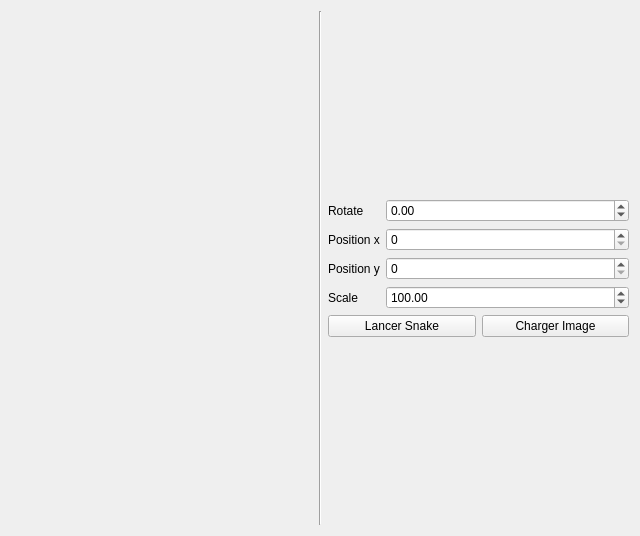
<?xml version="1.0" encoding="UTF-8"?>
<ui version="4.0">
 <class>Form</class>
 <widget class="QWidget" name="Form">
  <property name="geometry">
   <rect>
    <x>0</x>
    <y>0</y>
    <width>640</width>
    <height>536</height>
   </rect>
  </property>
  <property name="windowTitle">
   <string>Form</string>
  </property>
  <layout class="QHBoxLayout" name="horizontalLayout">
   <item>
    <widget class="QWidget" name="graphicWidget" native="true"/>
   </item>
   <item>
    <widget class="Line" name="line">
     <property name="orientation">
      <enum>Qt::Vertical</enum>
     </property>
    </widget>
   </item>
   <item>
    <layout class="QVBoxLayout" name="verticalLayout">
     <item>
      <spacer name="verticalSpacer_2">
       <property name="orientation">
        <enum>Qt::Vertical</enum>
       </property>
       <property name="sizeHint" stdset="0">
        <size>
         <width>20</width>
         <height>40</height>
        </size>
       </property>
      </spacer>
     </item>
     <item>
      <layout class="QFormLayout" name="formLayout">
       <property name="fieldGrowthPolicy">
        <enum>QFormLayout::AllNonFixedFieldsGrow</enum>
       </property>
       <item row="0" column="0">
        <widget class="QLabel" name="label">
         <property name="text">
          <string>Rotate</string>
         </property>
        </widget>
       </item>
       <item row="0" column="1">
        <widget class="QDoubleSpinBox" name="angleSpinBox">
         <property name="buttonSymbols">
          <enum>QAbstractSpinBox::UpDownArrows</enum>
         </property>
         <property name="accelerated">
          <bool>true</bool>
         </property>
         <property name="minimum">
          <double>-180.000000000000000</double>
         </property>
         <property name="maximum">
          <double>180.000000000000000</double>
         </property>
         <property name="singleStep">
          <double>0.010000000000000</double>
         </property>
        </widget>
       </item>
       <item row="1" column="0">
        <widget class="QLabel" name="label_2">
         <property name="text">
          <string>Position x</string>
         </property>
        </widget>
       </item>
       <item row="1" column="1">
        <widget class="QSpinBox" name="posXSpinBox">
         <property name="maximum">
          <number>2400</number>
         </property>
        </widget>
       </item>
       <item row="2" column="0">
        <widget class="QLabel" name="label_3">
         <property name="text">
          <string>Position y</string>
         </property>
        </widget>
       </item>
       <item row="2" column="1">
        <widget class="QSpinBox" name="posYSpinBox">
         <property name="maximum">
          <number>2400</number>
         </property>
        </widget>
       </item>
       <item row="3" column="0">
        <widget class="QLabel" name="label_4">
         <property name="text">
          <string>Scale</string>
         </property>
        </widget>
       </item>
       <item row="3" column="1">
        <widget class="QDoubleSpinBox" name="scaleSpinBox">
         <property name="minimum">
          <double>1.000000000000000</double>
         </property>
         <property name="maximum">
          <double>200.000000000000000</double>
         </property>
         <property name="value">
          <double>100.000000000000000</double>
         </property>
        </widget>
       </item>
      </layout>
     </item>
     <item>
      <layout class="QHBoxLayout" name="horizontalLayout_2">
       <item>
        <widget class="QPushButton" name="StartButton">
         <property name="text">
          <string>Lancer Snake</string>
         </property>
        </widget>
       </item>
       <item>
        <widget class="QPushButton" name="OpenButton">
         <property name="text">
          <string>Charger Image</string>
         </property>
        </widget>
       </item>
      </layout>
     </item>
     <item>
      <spacer name="verticalSpacer">
       <property name="orientation">
        <enum>Qt::Vertical</enum>
       </property>
       <property name="sizeHint" stdset="0">
        <size>
         <width>20</width>
         <height>40</height>
        </size>
       </property>
      </spacer>
     </item>
    </layout>
   </item>
  </layout>
 </widget>
 <resources/>
 <connections/>
</ui>
